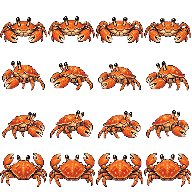
#> input picture assets/crab_sheet.png, 192 x 192 px
$ python half_size_test.py
#> lines starting #> are read from the running program, lines starting #| are printed output that depends on the picture
"""把螃蟹卡片缩到 1/2（96 → 48）的三种像素方案对比。

思路：单纯降采样一定会产生中间色（看起来发虚）。真正让它重新"硬"起来的办法是
**降采样之后再做一次调色板量化**——中间色被吸附到有限色板上，边缘就恢复成硬像素块。

三种方案：
  A. 从当前 96×96 表 → BOX(面积平均) 缩到 48 → 再量化 32 色
  B. 从当前 96×96 表 → NEAREST 抽样到 48 → 再量化 32 色
  C. 从 1254 原图 → 直接 LANCZOS 到 48（只重采样一次）→ 再量化 32 色

输出：assets/gpt/half_test/{A,B,C}.png 与一张对比图 evidence/31_half_compare.png
"""
from __future__ import annotations

from pathlib import Path

from PIL import Image

ROOT = Path(__file__).resolve().parent.parent
SHEET96 = ROOT / "assets" / "crab_sheet.png"        # 当前在用的 v3（96×96）
SRC_REF = ROOT / "assets" / "gpt" / "crab_sheet_ref_v3.png"
OUTDIR = ROOT / "assets" / "gpt" / "half_test"
OUTDIR.mkdir(parents=True, exist_ok=True)

HALF = 48
TARGET_H = 34      # 48 画格里的角色高度（96 版是 68，等比一半）
BASE_LINE = 43     # 48 画格里的基线（96 版是 86，等比一半）
COLORS = 32

ROWS = ["down", "left", "right", "up"]


def quantize(img: Image.Image, colors: int = COLORS) -> Image.Image:
    rgb = img.convert("RGB")
    q = rgb.quantize(colors=colors, method=Image.MEDIANCUT, dither=Image.NONE).convert("RGB")
    q.putalpha(img.getchannel("A"))
    return q


def from_sheet_96(method: Image.Resampling) -> Image.Image:
    sheet = Image.open(SHEET96).convert("RGBA")
    small = sheet.resize((HALF * 4, HALF * 4), method)
    return quantize(small)


def from_ref() -> Image.Image:
    """从原图直接切到 48：只做一次重采样，细节损失最小。"""
    src = Image.open(SRC_REF).convert("RGBA")
    step = src.size[0] / 4.0
    sheet = Image.new("RGBA", (HALF * 4, HALF * 4), (0, 0, 0, 0))

    for r in range(4):
        for c in range(4):
            x0, y0 = round(c * step), round(r * step)
            x1, y1 = round((c + 1) * step), round((r + 1) * step)
            cell = src.crop((x0, y0, x1, y1)).convert("RGBA")
            px = cell.load()
            w, h = cell.size
            for y in range(h):
                for x in range(w):
                    rr, gg, bb, aa = px[x, y]
                    green = gg - max(rr, bb)
                    if green >= 45:
                        px[x, y] = (rr, gg, bb, 0)
                    elif green >= 18:
                        k = (green - 18) / 27.0
                        px[x, y] = (rr, gg, bb, int(aa * (1 - k)))
            bb_ = cell.getbbox()
            if not bb_:
                continue
            crop = cell.crop(bb_)
            scale = TARGET_H / crop.height
            nw = max(1, round(crop.width * scale))
            small = crop.resize((nw, TARGET_H), Image.LANCZOS)
            if nw > HALF - 1:
                small = small.resize((HALF - 1, max(1, round(TARGET_H * (HALF - 1) / nw))), Image.LANCZOS)
                nw = small.size[0]
            layer = Image.new("RGBA", (HALF, HALF), (0, 0, 0, 0))
            layer.paste(small, ((HALF - small.size[0]) // 2, BASE_LINE - small.size[1]), small)
            sheet.paste(layer, (c * HALF, r * HALF))
    return quantize(sheet)


def preview(sheets: dict[str, Image.Image]) -> Image.Image:
    names = list(sheets)
    scale = 3
    cellw = HALF * scale
    gap = 8
    label_h = 22
    W = gap + len(names) * (cellw + gap)
    H = label_h + 4 * (cellw + gap) + gap
    out = Image.new("RGB", (W, H), (26, 34, 44))
    from PIL import ImageDraw
    d = ImageDraw.Draw(out)
    for i, n in enumerate(names):
        d.text((gap + i * (cellw + gap) + 4, 6), n, fill=(235, 226, 208))
        sh = sheets[n]
        for r in range(4):
            for c in range(4):
                cell = sh.crop((c * HALF, r * HALF, c * HALF + HALF, r * HALF + HALF))
                cell = cell.resize((cellw, cellw), Image.NEAREST)
                back = Image.new("RGB", cell.size, (44, 54, 64))
                back.paste(cell, (0, 0), cell)
                out.paste(back, (gap + i * (cellw + gap), label_h + r * (cellw + gap)))
    return out


def main() -> None:
    variants = {
        "A_96→BOX→32色": from_sheet_96(Image.BOX),
        "B_96→NEAREST→32色": from_sheet_96(Image.NEAREST),
        "C_原图→48→32色": from_ref(),
    }
#> in from_sheet_96, sheet is the input picture: PIL image 192x192 RGBA; mean R, G, B, A 56.1, 29.5, 16.3, 82.6
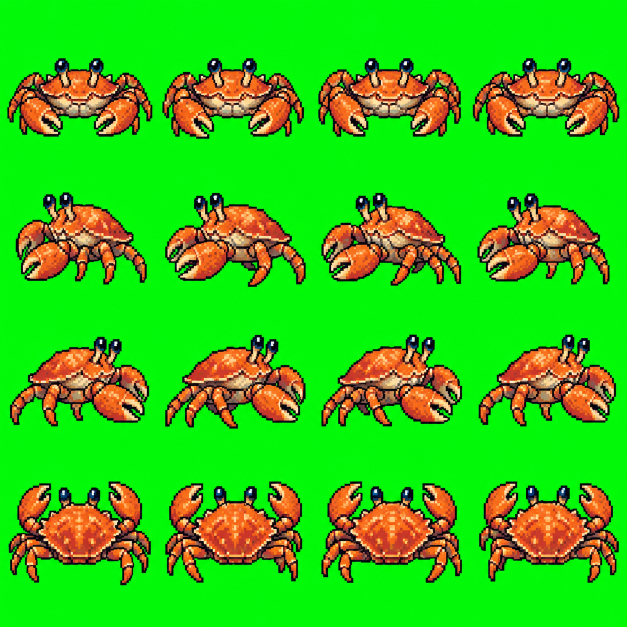
#> input picture assets/gpt/crab_sheet_ref_v3.png, 1254 x 1254 px (shown at 1/2 size)
#> in from_ref, src is the input picture: PIL image 1254x1254 RGBA; mean R, G, B, A 52.5, 196.9, 21.7, 255
#> in from_ref, `sheet = Image.new("RGBA", (HALF * 4, HALF * 4), (0, 0, 0, 0))`: sheet: PIL image 192x192 RGBA; every value is 0
#> call 3 of quantize, with colors = 32
#> in quantize (call 3), `rgb = img.convert("RGB")`:
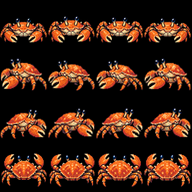
#> rgb: PIL image 192x192 RGB; mean R, G, B 61.6, 33.1, 19.1
#> in quantize (call 3), `q.putalpha(img.getchannel("A"))`:
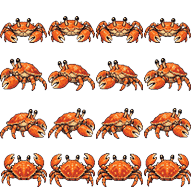
#> q: PIL image 192x192 RGBA; mean R, G, B, A 61.9, 32.9, 18.7, 90.6; transparent parts drawn white
    for name, img in variants.items():
        key = name.split("_")[0]
        path = OUTDIR / f"{key}.png"
        img.save(path)
        print(f"{name:22s} -> {path.name}  {img.size}  色数 {len(img.convert('RGB').getcolors(99999))}")
#> this loop made 3 passes
#> (name, key) on passes 1 to 3: ('A_96→BOX→32色', 'A'), ('B_96→NEAREST→32色', 'B'), ('C_原图→48→32色', 'C')
#| A_96→BOX→32色           -> A.png  (192, 192)  色数 32
#| B_96→NEAREST→32色       -> B.png  (192, 192)  色数 32
#| C_原图→48→32色            -> C.png  (192, 192)  色数 32

    pv = preview(variants)
#> in preview, `names = list(sheets)`: names = ['A_96→BOX→32色', 'B_96→NEAREST→32色', 'C_原图→48→32色']
#> in preview, `W = gap + len(names) * (cellw + gap)`: W = 464
#> in preview, `out = Image.new("RGB", (W, H), (26, 34, 44))`:
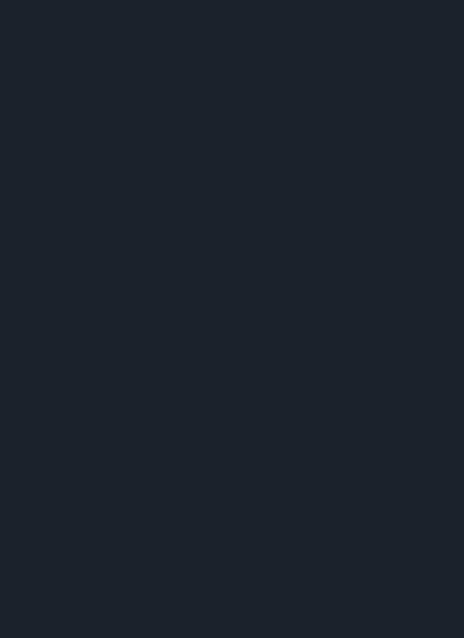
#> out: PIL image 464x638 RGB; mean R, G, B 26, 34, 44
#> the loop in preview, `for i, n in enumerate(names):` made 3 passes
#> after the loop in preview, `for i, n in enumerate(names):`:
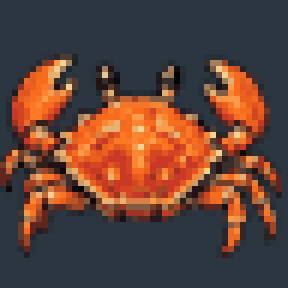
#> back: PIL image 144x144 RGB (shown 2 times larger); mean R, G, B 97.9, 67.1, 56
#> after the loop in preview, `for i, n in enumerate(names):`:
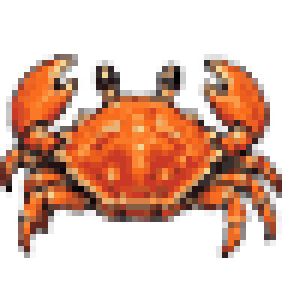
#> cell: PIL image 144x144 RGBA (shown 2 times larger); mean R, G, B, A 73.7, 36.4, 19.4, 106.1; transparent parts drawn white
#> after the loop in preview, `for i, n in enumerate(names):`:
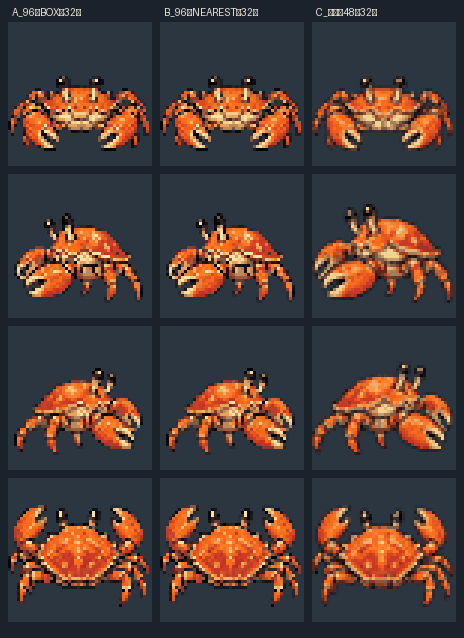
#> out: PIL image 464x638 RGB; mean R, G, B 77.6, 61.6, 57.3
    (ROOT / "evidence").mkdir(exist_ok=True)
    pv.save(ROOT / "evidence" / "31_half_compare.png")
    print("对比图: evidence/31_half_compare.png")


if __name__ == "__main__":
    main()
